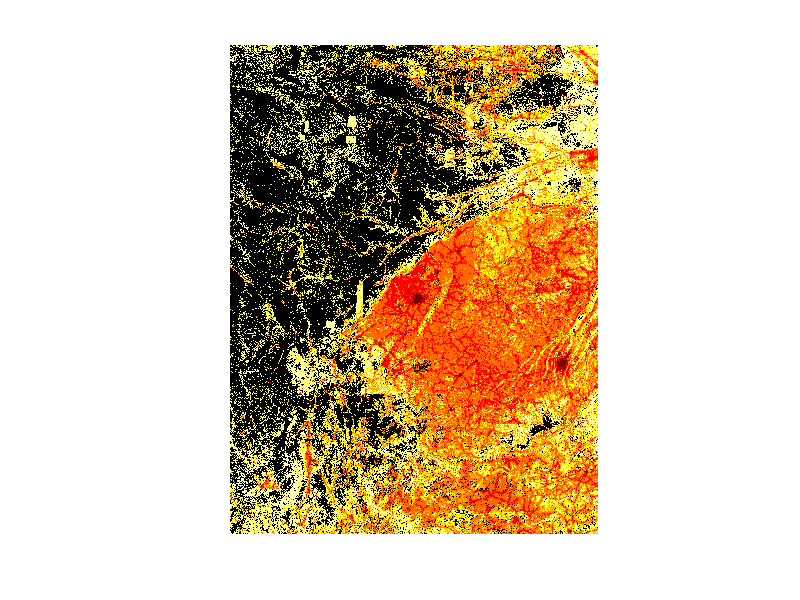
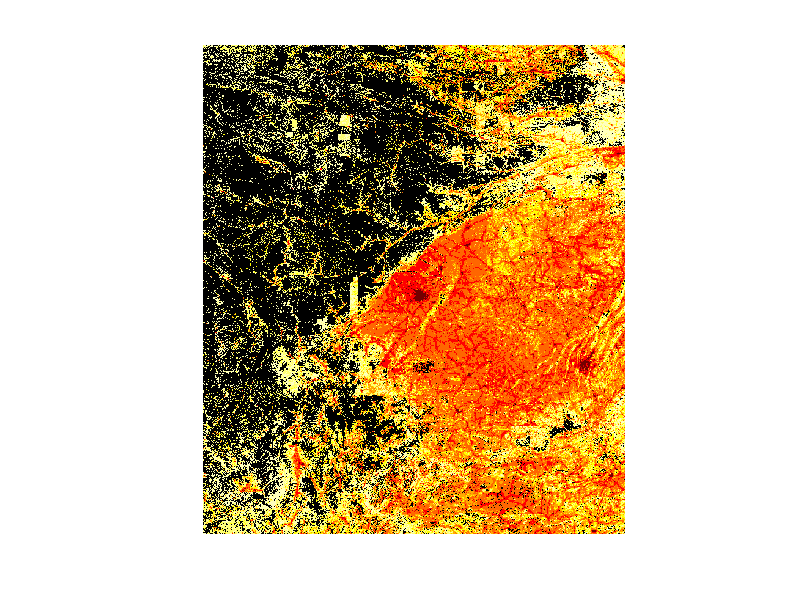
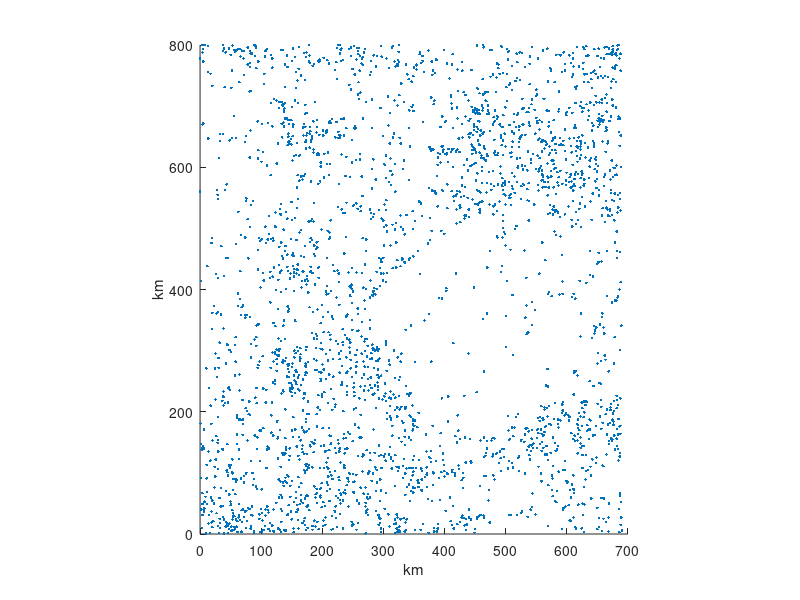
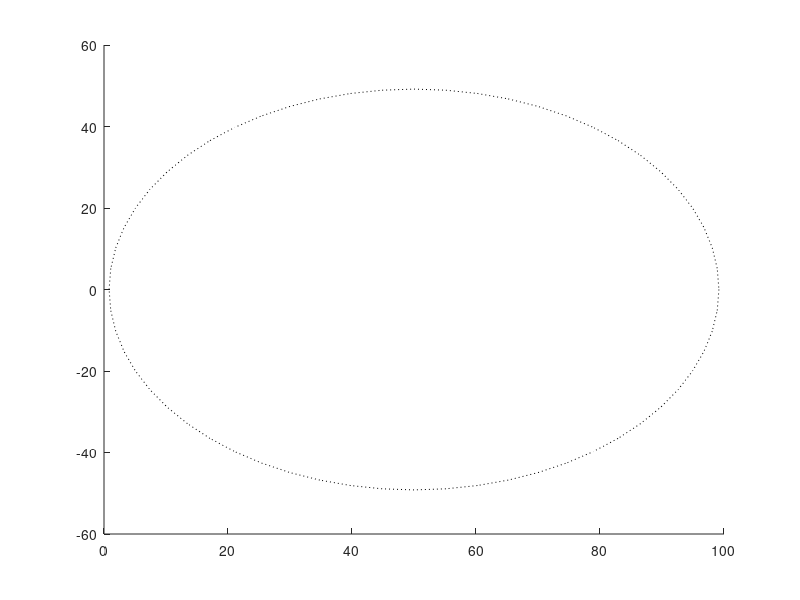

Here is the MATLAB script that generated these plots, in order: (Note: this script raises an error after producing the figures.)
% 用川藏交界处553600平方公里区域人口密度分布图转成相应密度2897个用户的散点图
% load("HuaBei_pop.mat");
% load("ChuanZang_pop.mat");
load("ChuanZang_pop1.mat");
figure("Name","Population density map of part of Sichuan-Tibet border area，692*800")
imshow(I1)
I11 = I1(sort(randperm(1003, 800)),:,:);
I12 = I11(:,sort(randperm(756, 690)),:);
figure("Name","Population density map")
imshow(I12)
I1 = I12;

I2 = rgb2gray(I1);
I3 = mat2gray(I2);
% figure(2)
% imshow(I3)
index = find(I3);
colorNot0 = I3(index);
% colorNot0_sort = sort(colorNot0);
% colorHist=histogram(colorNot0,7);
% 显示向量中数据的频数表。对于每个唯一值，显示该值的实例数和百分比
table = tabulate(colorNot0);
% 不同颜色对应的人口数量
% legend = [130000 5000 2500 500 100 50 25 5];
legend = [40000 2601 601 201 51 26 6 1];
% 真实总人口数
num_real_alluser = legend*table(:,2);
% 需要的散点数
num_spot = 2897;
% 真实总人口数/需要的散点数
rate_to_spot = num_real_alluser/num_spot;
% 每种颜色所占的真实人口数
for i = 1:8
    numPerLG = table(:,2);
    num_realuser_eachlabel(i) = legend(i)*numPerLG(i);
end
% 每种颜色所占的散点数
num_spot_eachlabel = round(num_realuser_eachlabel/rate_to_spot);
% num_spot_eachlabel(1) = num_spot_eachlabel(1)-1;
figure("Name","Generate Users Based on Population Density Map")
spotLegend1 = find(I3==table(1,1));
spotLegend2 = find(I3==table(2,1));
spotLegend3 = find(I3==table(3,1));
spotLegend4 = find(I3==table(4,1));
spotLegend5 = find(I3==table(5,1));
spotLegend6 = find(I3==table(6,1));
spotLegend7 = find(I3==table(7,1));
spotLegend8 = find(I3==table(8,1));

ispotLegend1 = spotLegend1(randi(numel(spotLegend1),1,num_spot_eachlabel(1)));
ispotLegend2 = spotLegend2(randi(numel(spotLegend2),1,num_spot_eachlabel(2)));
ispotLegend3 = spotLegend3(randi(numel(spotLegend3),1,num_spot_eachlabel(3)));
ispotLegend4 = spotLegend4(randi(numel(spotLegend4),1,num_spot_eachlabel(4)));
ispotLegend5 = spotLegend5(randi(numel(spotLegend5),1,num_spot_eachlabel(5)));
ispotLegend6 = spotLegend6(randi(numel(spotLegend6),1,num_spot_eachlabel(6)));
ispotLegend7 = spotLegend7(randi(numel(spotLegend7),1,num_spot_eachlabel(7)));
ispotLegend8 = spotLegend8(randi(numel(spotLegend8),1,num_spot_eachlabel(8)));

ispotLegend = [ispotLegend1;ispotLegend2;ispotLegend3;ispotLegend4;ispotLegend5; ...
    ispotLegend6;ispotLegend7;ispotLegend8];

y =800- mod(ispotLegend,800);
x = (ispotLegend-y)/800;
S = scatter(x,y','.');
xlabel('km')
ylabel('km')
xlim([0 700])
ylim([0 800])
axis equal

users_locations = [x,y];

%%  调整并计算每个波束的用户数量
% 计算8*8方格网中每个方格用户的数量，并匹配至波束
R = 50;
Nuser_beam = zeros(64,1);
for idx = 1:8
    xlb = 2*R*690/800  * (idx-1);
    xhb = xlb + 2*R*690/800;
    if idx < 8
        colspots = find(x>=xlb & x<xhb);
    else
        colspots = find(x>=xlb & x<=xhb);
    end
    for idy = 1:8
        ylb = 2*R * (idy-1);
        yhb = ylb + 2*R;
        if idy < 8
            rowspots = find(y>=ylb & y<yhb);
        else
            rowspots = find(y>=ylb & y<=yhb);
        end
        idspot = rowspots(ismember(rowspots,colspots));
        Nuser_beam((idx-1)*8 + idy) = length(idspot);
    end
end
Nuser_beam(1) = Nuser_beam(1)+1;
sum_Nuser_beam = sum(Nuser_beam);
%% 64波束
% 波束中心坐标
K = 64;
R_0 = 49.18;
Distance_beam = 2*R_0;
Center_Beams=zeros(K,2);

Center_Beams(1:sqrt(K),1)=50;
Center_Beams(1:sqrt(K),2)=Distance_beam*(0:sqrt(K)-1);

Center_Beams(sqrt(K)+1:2*sqrt(K),1)=50 + Distance_beam*sqrt(3)/2;
Center_Beams(sqrt(K)+1:2*sqrt(K),2)=Distance_beam*(0:sqrt(K)-1)+Distance_beam/2;

Center_Beams(2*sqrt(K)+1:3*sqrt(K),1)=50 +2*Distance_beam*sqrt(3)/2;
Center_Beams(2*sqrt(K)+1:3*sqrt(K),2)= Distance_beam*(0:sqrt(K)-1);

Center_Beams(3*sqrt(K)+1:4*sqrt(K),1)=50 +3*Distance_beam*sqrt(3)/2;
Center_Beams(3*sqrt(K)+1:4*sqrt(K),2)=Distance_beam*(0:sqrt(K)-1)+Distance_beam/2;

Center_Beams(4*sqrt(K)+1:5*sqrt(K),1)=50 +4*Distance_beam*sqrt(3)/2;
Center_Beams(4*sqrt(K)+1:5*sqrt(K),2)= Distance_beam*(0:sqrt(K)-1);

Center_Beams(5*sqrt(K)+1:6*sqrt(K),1)=50 +5*Distance_beam*sqrt(3)/2;
Center_Beams(5*sqrt(K)+1:6*sqrt(K),2)= Distance_beam*(0:sqrt(K)-1)+Distance_beam/2;

Center_Beams(6*sqrt(K)+1:7*sqrt(K),1)=50 +6*Distance_beam*sqrt(3)/2;
Center_Beams(6*sqrt(K)+1:7*sqrt(K),2)= Distance_beam*(0:sqrt(K)-1);

Center_Beams(7*sqrt(K)+1:8*sqrt(K),1)=50 +7*Distance_beam*sqrt(3)/2;
Center_Beams(7*sqrt(K)+1:8*sqrt(K),2)= Distance_beam*(0:sqrt(K)-1)+Distance_beam/2;
figure('name','uniform')

for ind_beam  =1:K
    % color = ["#0072BD","#A2142F","#EDB120","#7E2F8E","#77AC30","#4DBEEE"];

    pos = [Center_Beams(ind_beam,1)-R_0, ...
        Center_Beams(ind_beam,2)-R_0, ...
        2*R_0, 2*R_0];
    r1 = rectangle('Position',pos,'Curvature',[1 1],'LineStyle',':');
    % r1.EdgeColor = color(ind_beam);
    r1.LineWidth = 1.5;
    hold on
end
scatter(users_locations(:,1),users_locations(:,2),...
    8,'o','MarkerEdgeColor','none','MarkerFaceColor',"#D95319");
hold on
